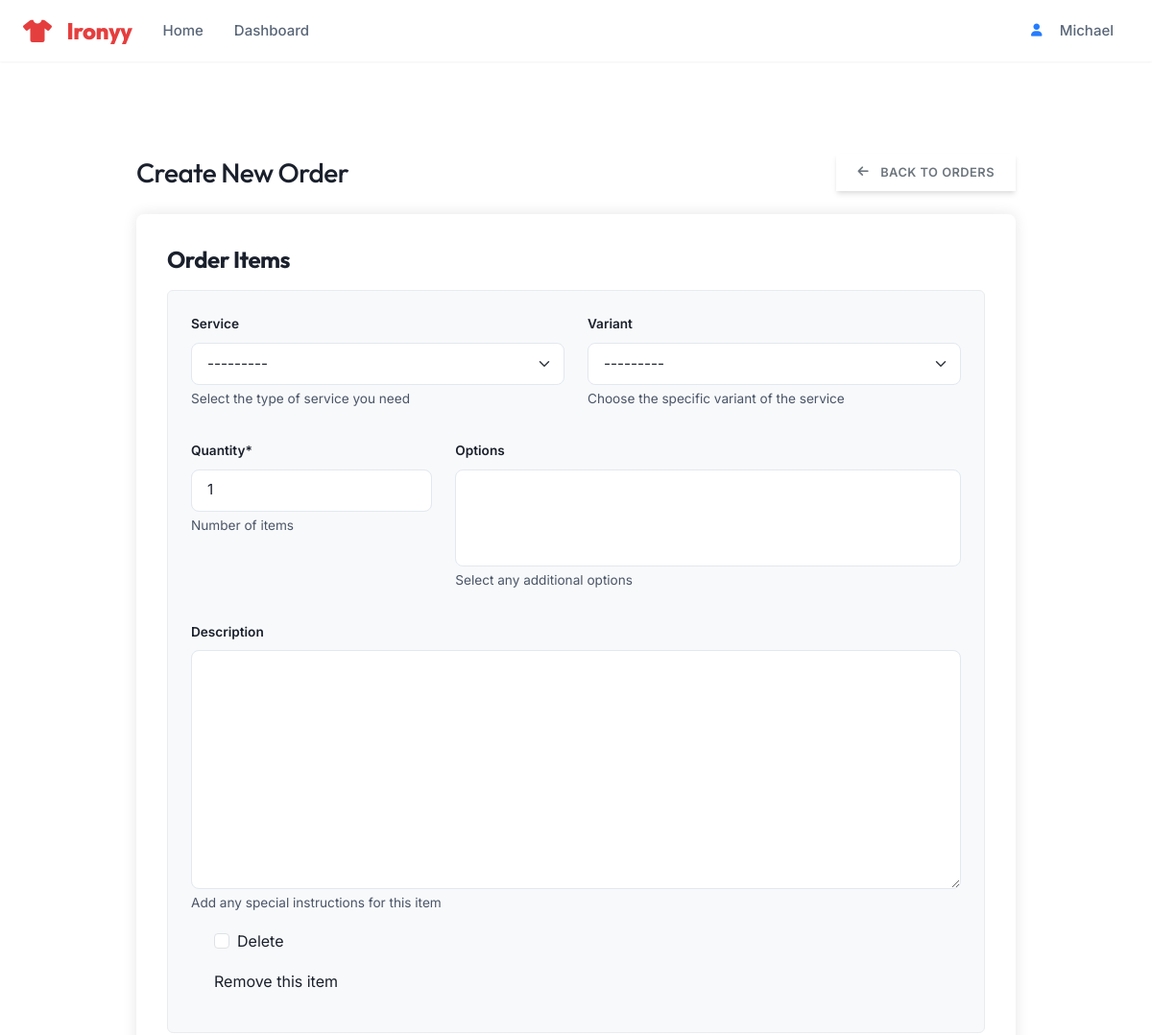
Page /orders/create/ (signed in, upper part) on the earlier database version.
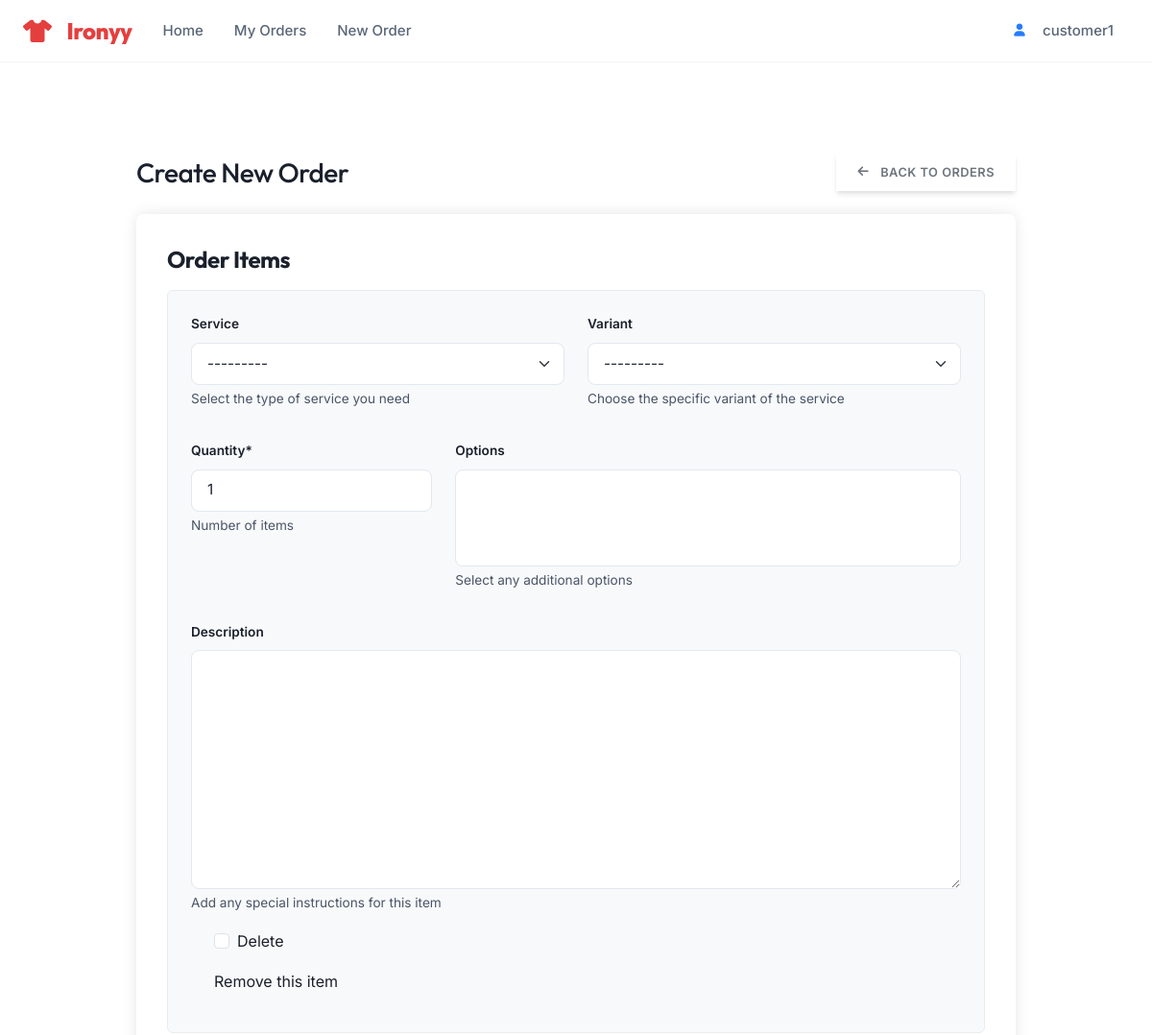
Same page on the later database version.
### accounts/models.py (models this page shows, shortened)
class User(AbstractUser):
    class Role(models.TextChoices):
        CUSTOMER = 'CUSTOMER', _('Customer')
        PRESS = 'PRESS', _('Press Person')
        DELIVERY = 'DELIVERY', _('Delivery Partner')
        ADMIN = 'ADMIN', _('Admin')
    username = None
    email = models.EmailField(
        _('email address'),
        unique=True,
        error_messages={
            'unique': _('A user with that email already exists.'),
        },
    )
    role = models.CharField(
        _('user role'),
        max_length=20,
        choices=Role.choices,
        default=Role.CUSTOMER,
        help_text=_('Designates the role of the user in the system.')
    )
    phone_regex = RegexValidator(
        regex=r'^\+?1?\d{9,15}$',
        message=_("Phone number must be entered in the format: '+999999999'. Up to 15 digits allowed.")
    )
    phone_number = models.CharField(
        _('phone number'),
        validators=[phone_regex],
        max_length=17,
        blank=True,
        null=True,
        help_text=_('Enter a valid phone number (e.g., +1234567890)')
    )
    is_active = models.BooleanField(
        _('active'),
        default=True,
        help_text=_(
            'Designates whether this user should be treated as active. '
            'Unselect this instead of deleting accounts.'
        ),
    )
    email_verified = models.BooleanField(
        _('email verified'),
        default=False,
        help_text=_('Designates whether this user has verified their email address.')
    )
    date_joined = models.DateTimeField(_('date joined'), default=timezone.now)
    last_login = models.DateTimeField(_('last login'), blank=True, null=True)
    updated_at = models.DateTimeField(_('updated at'), auto_now=True)
    USERNAME_FIELD = 'email'
    REQUIRED_FIELDS = ['first_name', 'last_name']
    objects = UserManager()
    class Meta(AbstractUser.Meta):
        verbose_name = _('user')
        verbose_name_plural = _('users')
        ordering = ['-date_joined']
        swappable = 'AUTH_USER_MODEL'
        permissions = [
            ('view_dashboard', 'Can view dashboard'),
            ('manage_users', 'Can manage users'),
            ('manage_orders', 'Can manage orders'),
        ]
    def get_short_name(self):
        return self.first_name or self.email.split('@')[0]
    @property
    def is_customer(self):
        return self.role == self.Role.CUSTOMER

### orders/views.py (the view, shortened to what this page needs)
# urls.py: path('create/', views.OrderCreateView.as_view(), name='create'),
class OrderCreateView(LoginRequiredMixin, CreateView):
    model = Order
    form_class = OrderForm
    template_name = 'orders/order_create.html'
    def get_form_kwargs(self):
        kwargs = super().get_form_kwargs()
        kwargs['user'] = self.request.user
        return kwargs
    def get_context_data(self, **kwargs):
        context = super().get_context_data(**kwargs)
        if self.request.POST:
            context['formset'] = OrderItemFormSet(
                self.request.POST,
                self.request.FILES,
                instance=self.object,
                form_kwargs={'user': self.request.user}
            )
        else:
            context['formset'] = OrderItemFormSet(
                instance=self.object,
                form_kwargs={'user': self.request.user}
            )
        return context

### orders/templates/orders/order_create.html (shortened to what this page needs)
{% extends 'base.html' %}
{% load static crispy_forms_tags %}
{% block extra_css %}
<link rel="stylesheet" href="https://cdn.jsdelivr.net/npm/select2@4.1.0-rc.0/dist/css/select2.min.css">
<link rel="stylesheet" href="https://cdn.jsdelivr.net/npm/select2-bootstrap-5-theme@1.3.0/dist/select2-bootstrap-5-theme.min.css">
{% endblock %}
{% block content %}
<div class="container py-5">
    <div class="row justify-content-center">
        <div class="col-lg-10">
            <div class="d-flex justify-content-between align-items-center mb-4">
                <h1 class="h3 mb-0">Create New Order</h1>
                <a href="{% url 'orders:list' %}" class="btn btn-outline-secondary">
                    <i class="fas fa-arrow-left me-1"></i> Back to Orders
                </a>
            </div>
            <div class="form-container">
                <form method="post" id="order-form" class="needs-validation" novalidate>
                    <h4 class="mb-3">Order Items</h4>
                    <div id="order-items">
                        {% for form in formset %}
                        <div class="order-item" id="item-{{ forloop.counter0 }}">
                            <div class="row">
                                <div class="col-md-6 mb-3">
                                    {{ form.service|as_crispy_field }}
                                </div>
                                <div class="col-md-6 mb-3">
                                    {{ form.variant|as_crispy_field }}
                                </div>
                            </div>
                            <div class="row">
                                <div class="col-md-4 mb-3">
                                    {{ form.quantity|as_crispy_field }}
                                </div>
                                <div class="col-md-8 mb-3">
                                    {{ form.options|as_crispy_field }}
                                </div>
                            </div>
                            <div class="mb-3">
                                {{ form.description|as_crispy_field }}
                            </div>
                            {% if form.DELETE %}
                            <div class="form-check mb-3">
                                {{ form.DELETE|as_crispy_field }}
                                <label class="form-check-label" for="{{ form.DELETE.id_for_label }}">
                                    Remove this item
                                </label>
                            </div>
                            {% endif %}
                        </div>
                        {% endfor %}
                    </div>
                </form>
            </div>
        </div>
    </div>
</div>
{% endblock %}

### templates/base.html (shortened to what this page needs)
<!DOCTYPE html>
{% load static %}
<html lang="en">
<head>
    <link href="https://cdn.jsdelivr.net/npm/bootstrap@5.3.0/dist/css/bootstrap.min.css" rel="stylesheet">
    <link href="https://cdnjs.cloudflare.com/ajax/libs/font-awesome/6.0.0/css/all.min.css" rel="stylesheet">
    <link href="{% static 'css/style.css' %}" rel="stylesheet">
    {% block extra_css %}{% endblock %}
</head>
<body>
    <nav class="navbar navbar-expand-lg">
        <div class="container">
            <a class="navbar-brand" href="{% url 'dashboard:home' %}">
                <i class="fas fa-tshirt me-2"></i>Ironyy
            </a>
            <div class="collapse navbar-collapse" id="navbarNav">
                <ul class="navbar-nav me-auto">
                    <li class="nav-item">
                        <a class="nav-link" href="{% url 'dashboard:home' %}">Home</a>
                    </li>
                    {% if user.is_authenticated %}
                    <li class="nav-item">
                        <a class="nav-link" href="{% url 'dashboard:home' %}">
                            {% if user.is_customer %}My Orders{% else %}Dashboard{% endif %}
                        </a>
                    </li>
                    {% if user.is_customer %}
                    <li class="nav-item">
                        <a class="nav-link" href="{% url 'orders:create' %}">New Order</a>
                    </li>
                    {% endif %}
                    {% endif %}
                </ul>
                <ul class="navbar-nav nav-actions">
                    {% if user.is_authenticated %}
                    <li class="nav-item dropdown">
                        <a class="nav-link dropdown-toggle" href="#" id="userDropdown" role="button"
                            data-bs-toggle="dropdown" aria-expanded="false">
                            <div class="d-inline-flex align-items-center gap-2">
                                <div class="avatar-circle bg-primary-50 text-primary rounded-circle d-flex align-items-center justify-content-center"
                                    style="width: 32px; height: 32px;">
                                    <i class="fas fa-user small"></i>
                                </div>
                                <span>{{ user.get_short_name|default:user.email }}</span>
                            </div>
                        </a>
                    </li>
                    {% endif %}
                </ul>
            </div>
        </div>
    </nav>
    <main class="py-5">
        <div class="container">
            {% block content %}{% endblock %}
        </div>
    </main>
</body>
</html>

Differences in the rows shown:
changed User: role "PRESS" → "CUSTOMER" (drawn); get_short_name "Michael" → "customer1"
Other differences:
text no longer shown: "Dashboard"
text now shown: "My Orders New Order"
